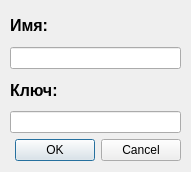
<?xml version="1.0" encoding="UTF-8"?>
<ui version="4.0">
 <class>VisitorDialog</class>
 <widget class="QDialog" name="VisitorDialog">
  <property name="geometry">
   <rect>
    <x>0</x>
    <y>0</y>
    <width>191</width>
    <height>172</height>
   </rect>
  </property>
  <property name="windowTitle">
   <string>Добавить посетителя</string>
  </property>
  <widget class="QWidget" name="">
   <property name="geometry">
    <rect>
     <x>10</x>
     <y>10</y>
     <width>171</width>
     <height>151</height>
    </rect>
   </property>
   <layout class="QGridLayout" name="gridLayout">
    <item row="2" column="0">
     <widget class="QLabel" name="label_3">
      <property name="font">
       <font>
        <pointsize>12</pointsize>
        <bold>true</bold>
       </font>
      </property>
      <property name="text">
       <string>Ключ:</string>
      </property>
     </widget>
    </item>
    <item row="3" column="0">
     <widget class="QLineEdit" name="lineEditKey">
      <property name="inputMethodHints">
       <set>Qt::ImhPreferNumbers</set>
      </property>
     </widget>
    </item>
    <item row="4" column="0">
     <widget class="QDialogButtonBox" name="buttonBox">
      <property name="orientation">
       <enum>Qt::Horizontal</enum>
      </property>
      <property name="standardButtons">
       <set>QDialogButtonBox::Cancel|QDialogButtonBox::Ok</set>
      </property>
     </widget>
    </item>
    <item row="1" column="0">
     <widget class="QLineEdit" name="lineEditName"/>
    </item>
    <item row="0" column="0">
     <widget class="QLabel" name="label">
      <property name="font">
       <font>
        <pointsize>12</pointsize>
        <bold>true</bold>
       </font>
      </property>
      <property name="text">
       <string>Имя:</string>
      </property>
     </widget>
    </item>
   </layout>
  </widget>
 </widget>
 <resources/>
 <connections>
  <connection>
   <sender>buttonBox</sender>
   <signal>accepted()</signal>
   <receiver>VisitorDialog</receiver>
   <slot>accept()</slot>
   <hints>
    <hint type="sourcelabel">
     <x>248</x>
     <y>254</y>
    </hint>
    <hint type="destinationlabel">
     <x>157</x>
     <y>274</y>
    </hint>
   </hints>
  </connection>
  <connection>
   <sender>buttonBox</sender>
   <signal>rejected()</signal>
   <receiver>VisitorDialog</receiver>
   <slot>reject()</slot>
   <hints>
    <hint type="sourcelabel">
     <x>316</x>
     <y>260</y>
    </hint>
    <hint type="destinationlabel">
     <x>286</x>
     <y>274</y>
    </hint>
   </hints>
  </connection>
 </connections>
</ui>
